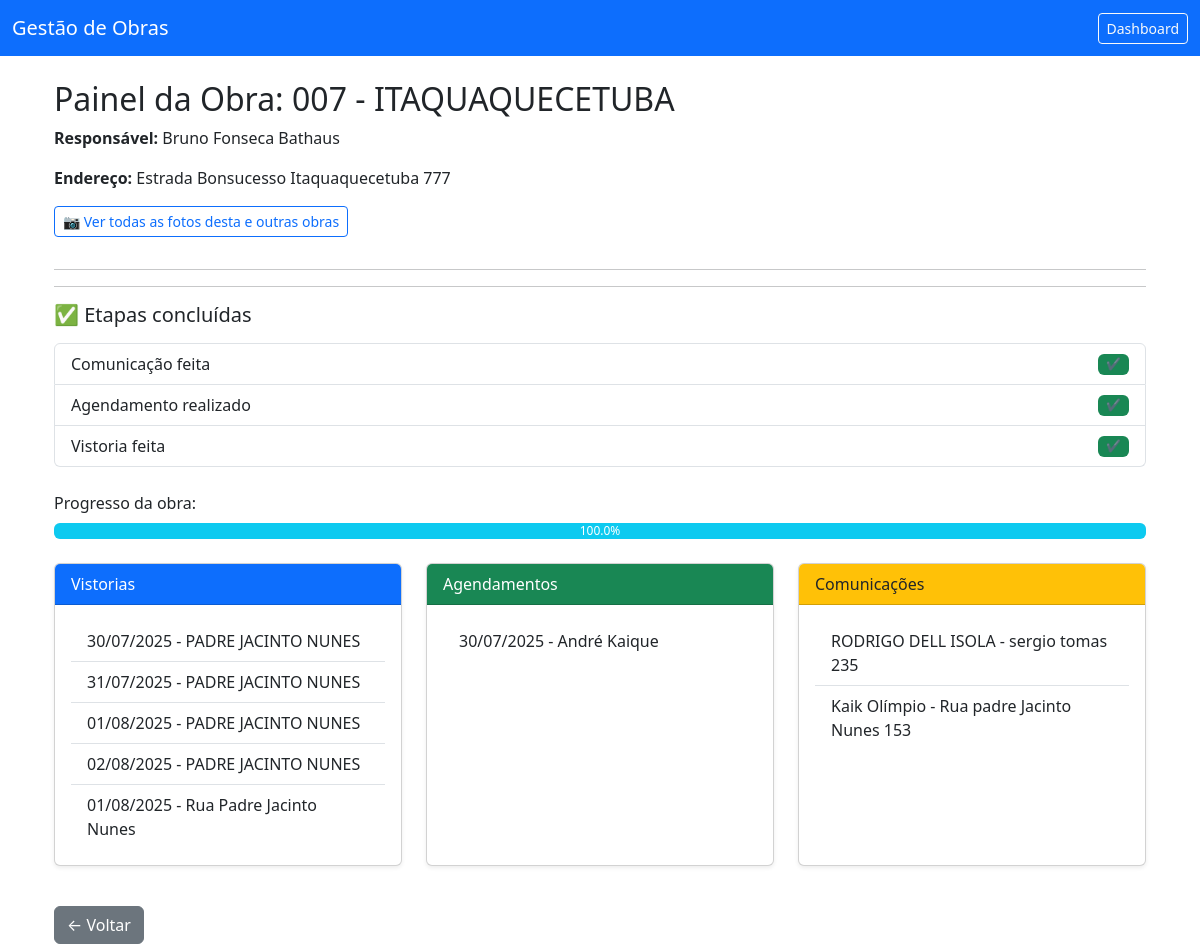
/obras/1/painel, run on an earlier commit of the app's database.
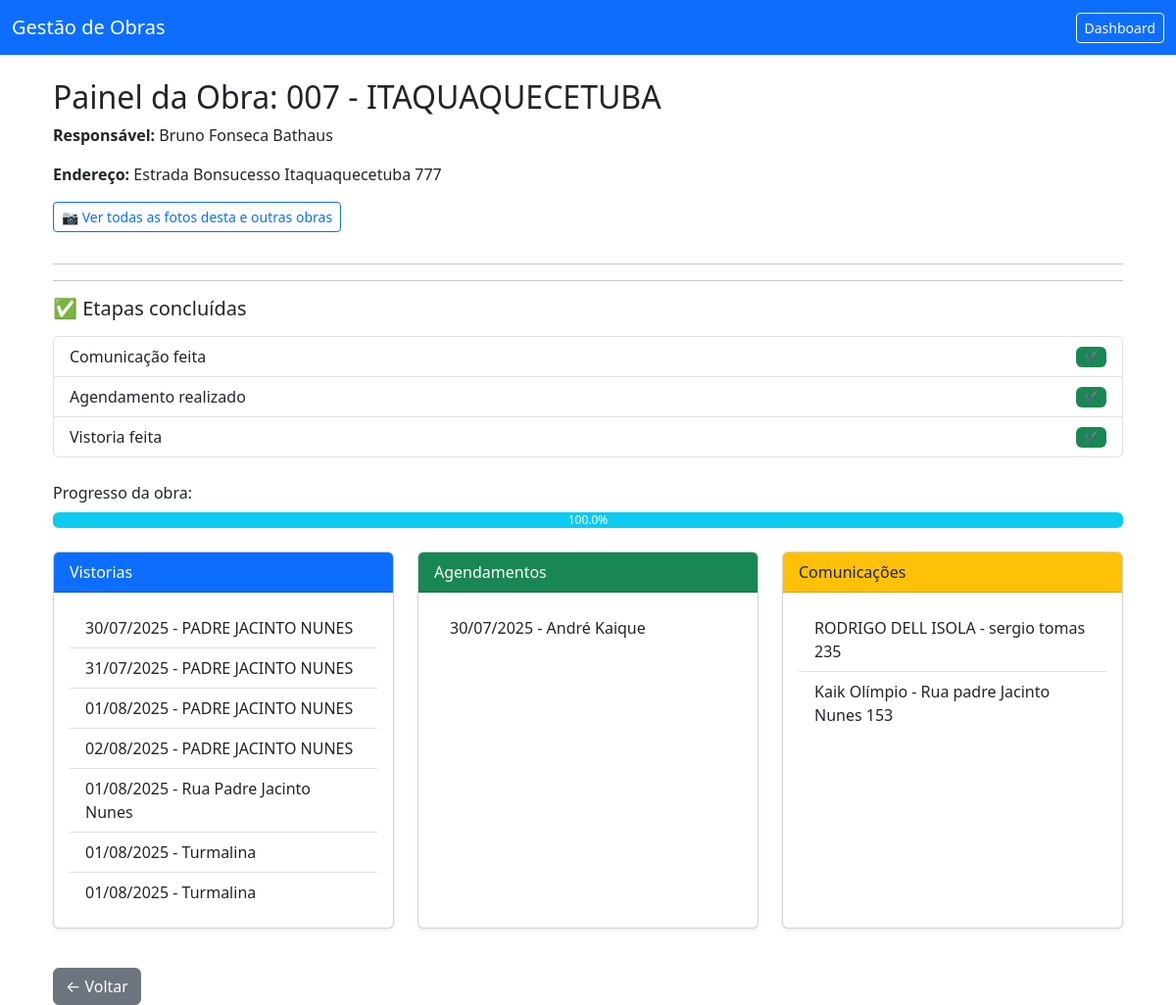
And on a later commit of the database.
### models.py (models this page shows)
class VistoriaImovel(db.Model):
    id = db.Column(db.Integer, primary_key=True)
    data_1 = db.Column(db.Date)        # ALTERADO
    hora_1 = db.Column(db.Time)        # ALTERADO
    data_2 = db.Column(db.Date)        # ALTERADO
    hora_2 = db.Column(db.Time)        # ALTERADO
    data_3 = db.Column(db.Date)        # ALTERADO
    hora_3 = db.Column(db.Time)        # ALTERADO
    nome_responsavel = db.Column(db.String(100))
    cpf_responsavel = db.Column(db.String(50))
    tipo_vinculo = db.Column(db.String(30))
    municipio = db.Column(db.String(100))
    bairro = db.Column(db.String(100))
    rua = db.Column(db.String(100))
    numero = db.Column(db.String(20))
    complemento = db.Column(db.String(100))
    celular = db.Column(db.String(20))
    tipo_imovel = db.Column(db.String(50))
    soleira = db.Column(db.String(50))
    calcada = db.Column(db.String(100))
    observacoes = db.Column(db.Text)
    fotos = db.relationship("FotoVistoria", back_populates="vistoria", cascade="all, delete-orphan")
    finalizada = db.Column(db.Boolean, default=False)
    obra_id = db.Column(db.Integer, db.ForeignKey('obra.id', name='fk_vistoria_obra'))
    obra = db.relationship("Obra", backref="vistorias")
    comunicacao_id = db.Column(db.Integer, db.ForeignKey('comunicacao_obra.id'))
    comunicacao = db.relationship("ComunicacaoObra", backref="vistoria", uselist=False)

class AgendamentoVistoria(db.Model):
    id = db.Column(db.Integer, primary_key=True)
    nome_morador = db.Column(db.String(100), nullable=False)
    celular = db.Column(db.String(20), nullable=False)
    endereco = db.Column(db.String(255), nullable=False)
    bairro = db.Column(db.String(100), nullable=False)
    cidade = db.Column(db.String(100), nullable=False)
    data_agendada = db.Column(db.Date, nullable=False)
    hora_agendada = db.Column(db.Time, nullable=False)
    observacoes = db.Column(db.Text)
    criado_em = db.Column(db.DateTime, default=datetime.utcnow)
    obra_id = db.Column(db.Integer, db.ForeignKey('obra.id', name='fk_agendamento_obra'))
    obra = db.relationship("Obra", backref="agendamentos")

class ComunicacaoObra(db.Model):
    id = db.Column(db.Integer, primary_key=True)
    nome = db.Column(db.String(100), nullable=False)
    cpf = db.Column(db.String(20))
    endereco = db.Column(db.String(255))
    telefone = db.Column(db.String(50))
    comunicado = db.Column(db.String(20))
    economia = db.Column(db.String(50))
    assinatura = db.Column(db.String(100))
    tipo_imovel = db.Column(db.String(200))
    data_envio = db.Column(db.DateTime, default=datetime.utcnow)
    obra_id = db.Column(db.Integer, db.ForeignKey('obra.id', name='fk_comunicacao_obra'))
    obra = db.relationship("Obra", backref="comunicacoes")

### app.py (the view)
@app.route("/obras/<int:id>/painel")
def painel_obra(id):
    obra = Obra.query.get_or_404(id)
    vistorias = VistoriaImovel.query.filter_by(obra_id=id).all()
    agendamentos = AgendamentoVistoria.query.filter_by(obra_id=id).all()
    comunicacoes = ComunicacaoObra.query.filter_by(obra_id=id).all()
    return render_template("obras/painel_obra.html",
                           obra=obra,
                           vistorias=vistorias,
                           agendamentos=agendamentos,
                           comunicacoes=comunicacoes)

### templates/obras/painel_obra.html
{% extends "obras/base.html" %}
{% block content %}
<div class="container mt-4">
  <h2>Painel da Obra: {{ obra.nome }}</h2>
  <p><strong>Responsável:</strong> {{ obra.responsavel }}</p>
  <p><strong>Endereço:</strong> {{ obra.endereco }}</p>
<a href="{{ url_for('admin_fotos') }}" class="btn btn-outline-primary btn-sm mb-3">
  📷 Ver todas as fotos desta e outras obras
</a>
<hr />
  <hr />
  <h5 class="mb-3">✅ Etapas concluídas</h5>
  <ul class="list-group mb-4">
    <li class="list-group-item d-flex justify-content-between align-items-center">
      Comunicação feita
      <span class="badge bg-{{ comunicacoes|length > 0 and 'success' or 'secondary' }}">
        {{ '✔️' if comunicacoes|length > 0 else '❌' }}
      </span>
    </li>
    <li class="list-group-item d-flex justify-content-between align-items-center">
      Agendamento realizado
      <span class="badge bg-{{ agendamentos|length > 0 and 'success' or 'secondary' }}">
        {{ '✔️' if agendamentos|length > 0 else '❌' }}
      </span>
    </li>
    <li class="list-group-item d-flex justify-content-between align-items-center">
      Vistoria feita
      <span class="badge bg-{{ vistorias|length > 0 and 'success' or 'secondary' }}">
        {{ '✔️' if vistorias|length > 0 else '❌' }}
      </span>
    </li>
  </ul>
  {% set etapas_concluidas = (comunicacoes|length > 0)|int + (agendamentos|length > 0)|int + (vistorias|length > 0)|int %}
  {% set progresso = (etapas_concluidas / 3) * 100 %}
  <div class="mb-4">
    <label class="form-label">Progresso da obra:</label>
    <div class="progress">
      <div class="progress-bar bg-info" role="progressbar" style="width: {{ progresso }}%">
        {{ progresso|round(0) }}%
      </div>
    </div>
  </div>
  <div class="row">
    <div class="col-md-4 col-12 mb-4">
      <div class="card h-100 shadow-sm">
        <div class="card-header bg-primary text-white">Vistorias</div>
        <div class="card-body">
          {% if vistorias %}
            <ul class="list-group list-group-flush">
              {% for vistoria in vistorias %}
              <li class="list-group-item">
                {{ vistoria.data_1.strftime('%d/%m/%Y') if vistoria.data_1 else "Data não informada" }} - {{ vistoria.rua }}
              </li>
              {% endfor %}
            </ul>
          {% else %}
            <p>Nenhuma vistoria registrada.</p>
          {% endif %}
        </div>
      </div>
    </div>
    <div class="col-md-4 col-12 mb-4">
      <div class="card h-100 shadow-sm">
        <div class="card-header bg-success text-white">Agendamentos</div>
        <div class="card-body">
          {% if agendamentos %}
            <ul class="list-group list-group-flush">
              {% for ag in agendamentos %}
              <li class="list-group-item">
                {{ ag.data_agendada.strftime('%d/%m/%Y') }} - {{ ag.nome_morador }}
              </li>
              {% endfor %}
            </ul>
          {% else %}
            <p>Nenhum agendamento registrado.</p>
          {% endif %}
        </div>
      </div>
    </div>
    <div class="col-md-4 col-12 mb-4">
      <div class="card h-100 shadow-sm">
        <div class="card-header bg-warning text-dark">Comunicações</div>
        <div class="card-body">
          {% if comunicacoes %}
            <ul class="list-group list-group-flush">
              {% for c in comunicacoes %}
              <li class="list-group-item">{{ c.nome }} - {{ c.endereco }}</li>
              {% endfor %}
            </ul>
          {% else %}
            <p>Sem comunicações registradas.</p>
          {% endif %}
        </div>
      </div>
    </div>
  </div>
  <a href="{{ url_for('obras') }}" class="btn btn-secondary mt-3">← Voltar</a>
</div>
{% endblock %}

What changed in the data, as far as the page shows it:
added VistoriaImovel: data_1 "01/08/2025", rua "Turmalina"
added VistoriaImovel: data_1 "01/08/2025", rua "Turmalina"
